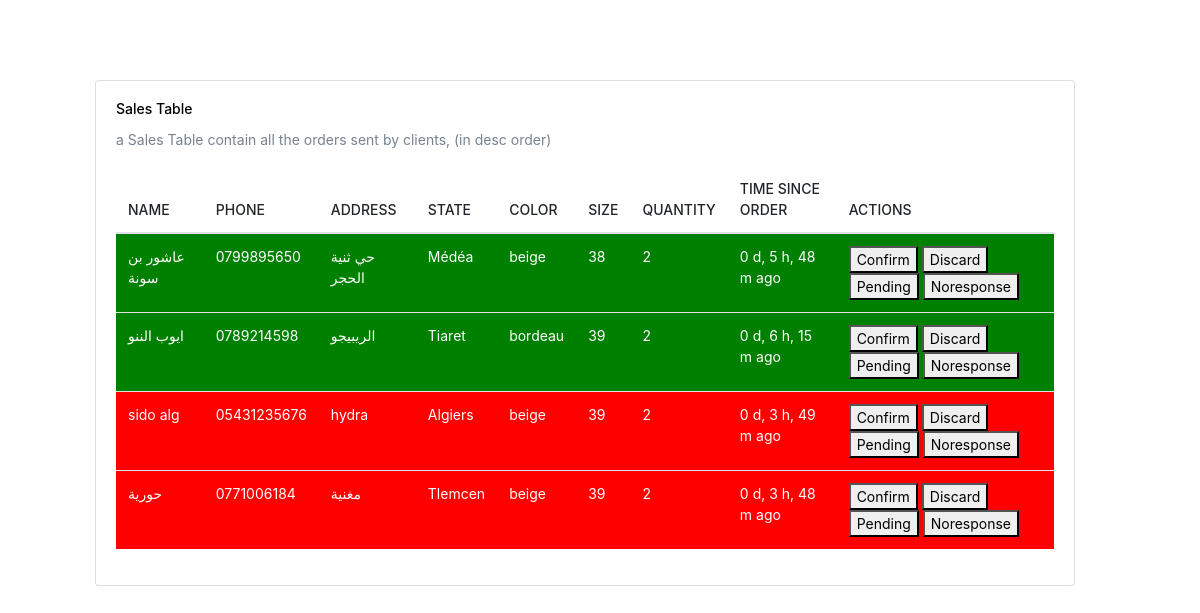
The app's page /sales (signed in) with its own data.
### app.py (models this page shows)
class FormData(db.Model):
    id = db.Column(db.Integer, primary_key=True)
    name = db.Column(db.String(100), nullable=False)
    phone = db.Column(db.String(15), nullable=False)
    address = db.Column(db.String(255), nullable=False)
    state = db.Column(db.String(50), nullable=False)
    color = db.Column(db.String(10), nullable=False)
    size = db.Column(db.String(10), nullable=False)
    quantity = db.Column(db.Integer, nullable=False)
    created_at = db.Column(db.DateTime, default=datetime.utcnow)
    status = db.Column(db.String(20), default='pending')  # New status field

### app.py (the view)
@app.route('/sales')
@login_required
def sales():
    form_data = FormData.query.all()
    data_with_diff = []
    for data in form_data:
        time_diff = datetime.utcnow() - data.created_at  # Calculate time difference
        data_with_diff.append({
            "id": data.id,
            "name": data.name,
            "phone": data.phone,
            "address": data.address,
            "state": data.state,
            "color": data.color,
            "size": data.size,
            "quantity": data.quantity,
            "created_at": data.created_at,
            "time_diff": time_diff,
            "status" : data.status
        })
    return render_template('sales-table.html', form_data=data_with_diff)

### app.py (called while the page is built)
@login_manager.user_loader
def load_user(user_id):
    return User.query.get(int(user_id))

### templates/sales-table.html (shortened to what this page needs)
<!DOCTYPE html>
<head>
</head>
<body>
<div class="page-content page-container" id="page-content">
    <div class="padding">
        <div class="row container d-flex justify-content-center">
<div class="col-lg-12 grid-margin stretch-card">
              <div class="card">
                <div class="card-body">
                  <h4 class="card-title">Sales Table</h4>
                  <p class="card-description">
                    a Sales Table contain all the orders sent by clients, (in desc order)
                  </p>
                  <div class="table-responsive">
                    <table class="table">
                            <thead>
                                <tr>
                                    <th>Name</th>
                                    <th>Phone</th>
                                    <th>Address</th>
                                    <th>State</th>
                                    <th>Color</th>
                                    <th>Size</th>
                                    <th>Quantity</th>
                                    <th>Time Since Order</th>
                                    <th>Actions</th>
                                </tr>
                            </thead>
                            <tbody>
                                {% for data in form_data %}
                                <tr class="status-{{data.status}}">
                                    <td>{{ data.name }}</td>
                                    <td>{{ data.phone }}</td>
                                    <td>{{ data.address }}</td>
                                    <td>{{ data.state }}</td>
                                    <td>{{ data.color }}</td>
                                    <td>{{ data.size }}</td>
                                    <td>{{ data.quantity }}</td>
                                    <td>
                                        {{ data.time_diff.days }} d,
                                        {{ data.time_diff.seconds // 3600 }} h,
                                        {{ (data.time_diff.seconds // 60) % 60 }} m ago
                                    </td>
                                    <td>
                                        <form action="{{ url_for('update_status', order_id=data.id) }}" method="POST">
                                            <button type="submit" name="status" value="confirmed">Confirm</button>
                                            <button type="submit" name="status" value="discarded">Discard</button>
                                            <button type="submit" name="status" value="pending">Pending</button>
                                            <button type="submit" name="status" value="noresponse">Noresponse</button>
                                        </form>
                                    </td>
                                </tr>
                                {% endfor %}
                            </tbody>
                    </table>
                  </div>
                </div>
              </div>
            </div>
            </div>
              </div>
            </div>
<link rel="stylesheet" href="https://cdn.jsdelivr.net/npm/bootstrap@4.6.2/dist/css/bootstrap.min.css">
        </body>

### templates/sales-table.html (style rules this page uses)
body { background-color: #f9f9fa }
.padding { padding: 5rem }
.card { box-shadow: none; -webkit-box-shadow: none; -moz-box-shadow: none; -ms-box-shadow: none }
.card { position: relative; display: flex; flex-direction: column; min-width: 0; word-wrap: break-word; background-color: #fff; background-clip: border-box; border: 1px solid #d2d2dc; border-radius: 0 }
.card .card-title { color: #000000; margin-bottom: 0.625rem; text-transform: capitalize; font-size: 0.875rem; font-weight: 500 }
.card .card-description { margin-bottom: .875rem; font-weight: 400; color: #76838f }
p { font-size: 0.875rem; margin-bottom: .5rem; line-height: 1.5rem }
.table-responsive { display: block; width: 100%; overflow-x: auto; -webkit-overflow-scrolling: touch; -ms-overflow-style: -ms-autohiding-scrollbar }
.table, .jsgrid .jsgrid-table { width: 100%; max-width: 100%; margin-bottom: 1rem; background-color: transparent }
.table thead th, .jsgrid .jsgrid-table thead th { border-top: 0; border-bottom-width: 1px; font-weight: 500; font-size: .875rem; text-transform: uppercase }
.table td, .jsgrid .jsgrid-table td { font-size: 0.875rem; padding: .875rem 0.9375rem }
tr.status-confirmed { background-color: green; color: white; }
tr.status-discarded { background-color: red; color: white; }

### records on screen
FormData: name "عاشور بن سونة", phone "0799895650", address "حي ثنية الحجر", state "Médéa", color "beige", size "38", quantity "2", time_diff.days "0", time_diff "5", time_diff "48"
FormData: name "ايوب الننو", phone "0789214598", address "الريبيجو", state "Tiaret", color "bordeau", size "39", quantity "2", time_diff.days "0", time_diff "6", time_diff "15"
FormData: name "sido alg", phone "05431235676", address "hydra", state "Algiers", color "beige", size "39", quantity "2", time_diff.days "0", time_diff "3", time_diff "49"
FormData: name "حورية", phone "0771006184", address "مغنية", state "Tlemcen", color "beige", size "39", quantity "2", time_diff.days "0", time_diff "3", time_diff "48"
